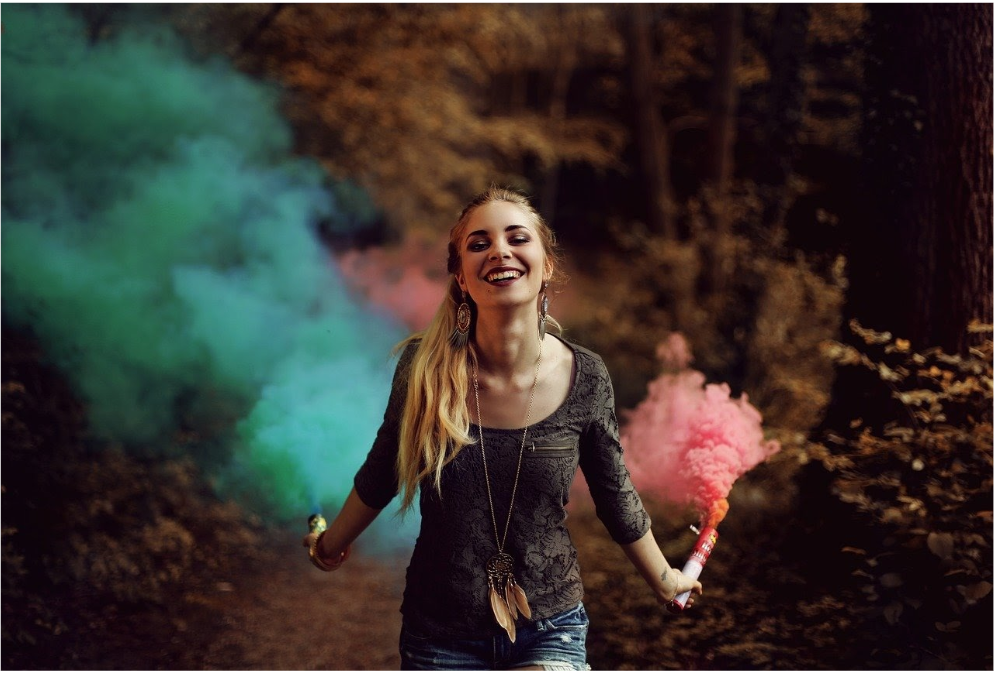
#> input picture exercise-02/woman-01.png, 994 x 673 px
$ jupyter execute atividade-02.ipynb
#> lines starting #> are read from the running program, lines starting #| are printed output that depends on the picture
[cell 1]
import cv2 as cv
import matplotlib.pyplot as plt

[cell 2]
classificador = cv.CascadeClassifier("/home/alison-ia/Documents/classificadores/haarcascade_frontalface_default.xml");

[cell 3]
woman_01 = cv.imread("woman-01.png")
#> woman_01 is the input picture: shape (673, 994, 3); mean B, G, R 44.8, 49.8, 56.3
woman_02 = cv.imread("woman-02.png")
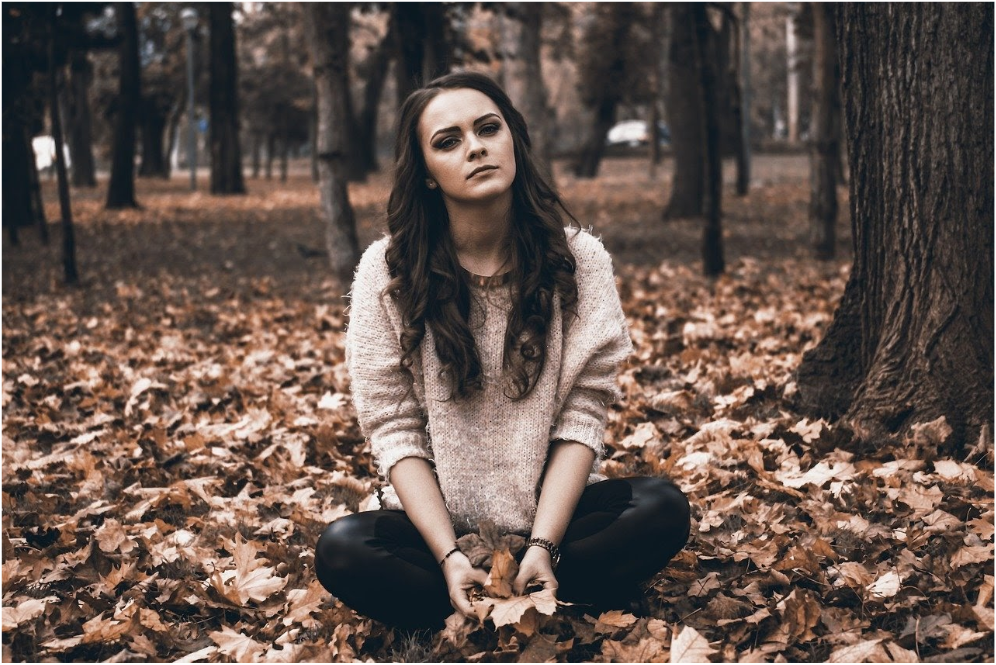
#> input picture exercise-02/woman-02.png, 996 x 665 px
#> woman_02 is the input picture: shape (665, 996, 3); mean B, G, R 77.5, 84.7, 100.6
woman_03 = cv.imread("woman-03.png")
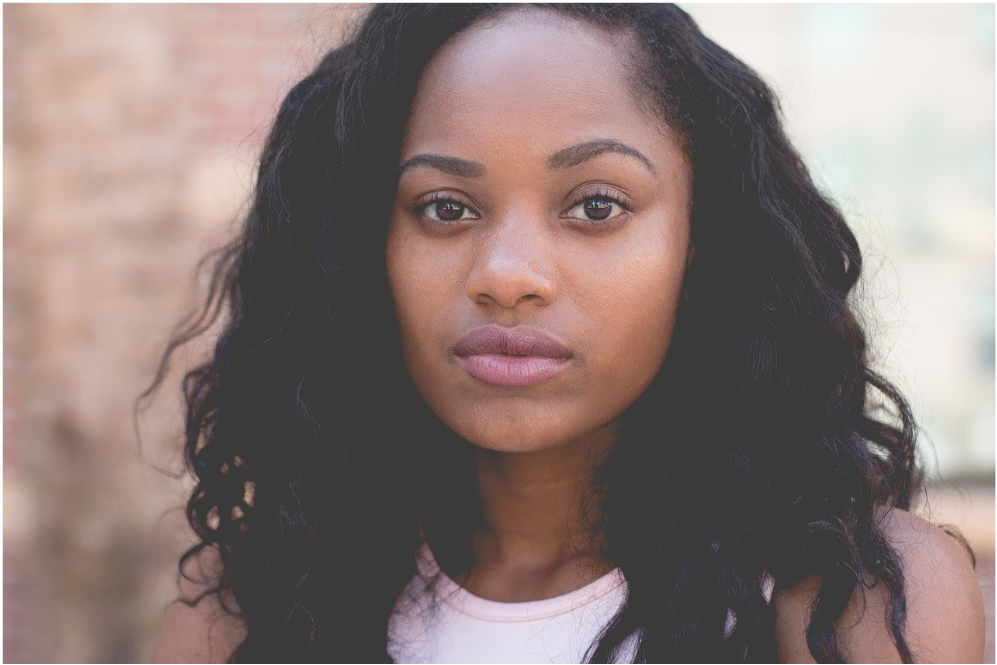
#> input picture exercise-02/woman-03.png, 997 x 665 px
#> woman_03 is the input picture: shape (665, 997, 3); mean B, G, R 119.7, 123.1, 139.4

woman_01 = cv.cvtColor(woman_01, cv.COLOR_BGR2RGB)
woman_02 = cv.cvtColor(woman_02, cv.COLOR_BGR2RGB)
woman_03 = cv.cvtColor(woman_03, cv.COLOR_BGR2RGB)

[cell 4]
plt.imshow(woman_01)

[cell 5]
plt.imshow(woman_02)

[cell 6]
plt.imshow(woman_03)

[cell 7]
## Woman 01

woman_01_gray = cv.cvtColor(woman_01, cv.COLOR_RGB2GRAY)
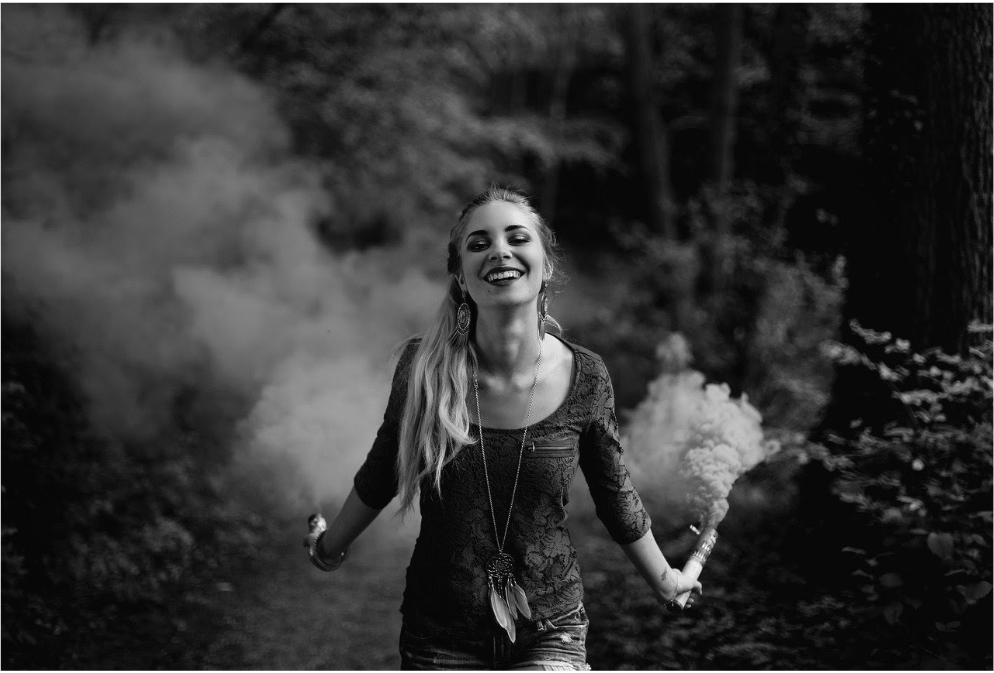
#> woman_01_gray: shape (673, 994); min 2, max 255, mean 51.2
woman_02_gray = cv.cvtColor(woman_02, cv.COLOR_RGB2GRAY)
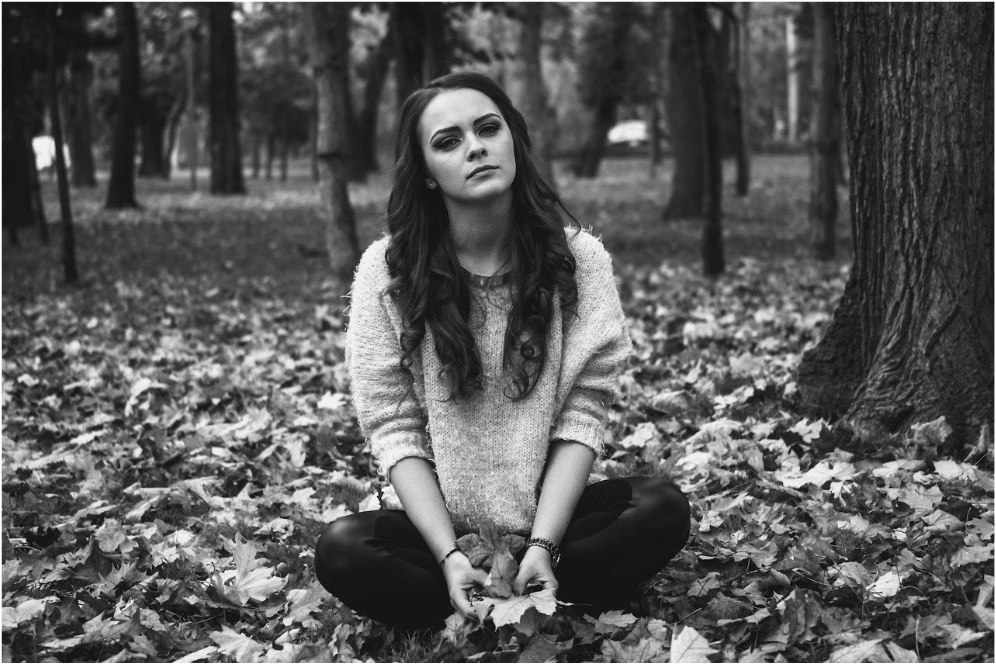
#> woman_02_gray: shape (665, 996); min 4, max 255, mean 88.6
woman_03_gray = cv.cvtColor(woman_03, cv.COLOR_RGB2GRAY)
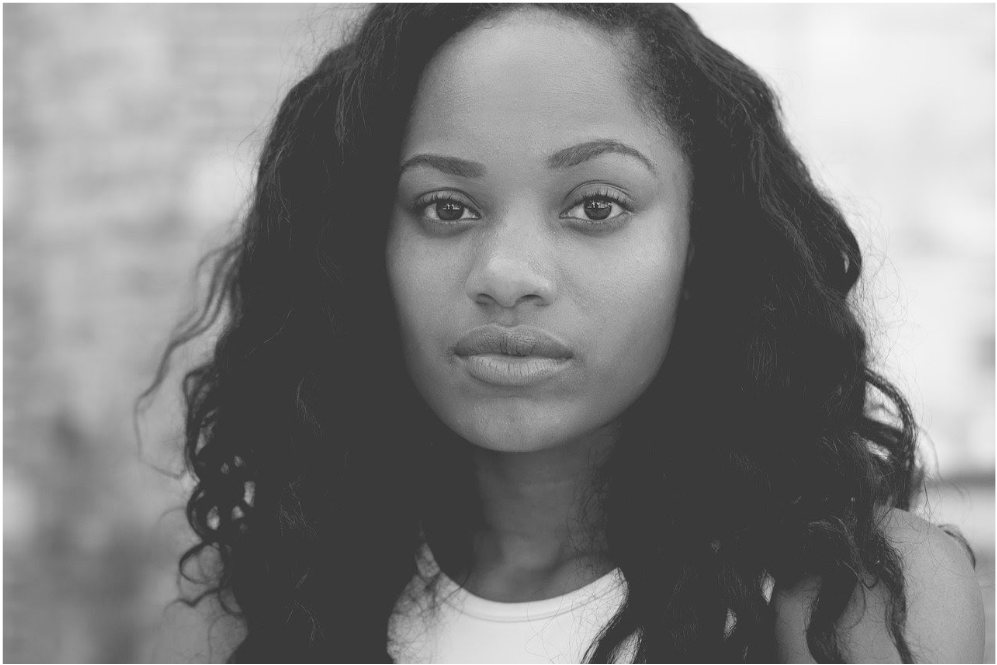
#> woman_03_gray: shape (665, 997); min 38, max 255, mean 127.6

[cell 8]
plt.imshow(woman_01_gray, cmap='gray')

[cell 9]
plt.imshow(woman_02_gray, cmap='gray')

[cell 10]
plt.imshow(woman_03_gray, cmap='gray')

[cell 11]
faces = []

[cell 12]
womans_gray = [woman_01_gray, woman_02_gray, woman_03_gray]

[cell 13]
for woman in womans_gray:
    faces.append(classificador.detectMultiScale(woman, 1.3, 5))
#> this loop made 3 passes
#> after the loop, faces = [[[449, 197, 100, 100]], [[408, 86, 124, 124]], [[324, 53, 388, 388]]]

[cell 14]
faces
#> Out has the same summary as faces

[cell 15]
images = [woman_01.copy(), woman_02.copy(), woman_03.copy()]
i = 0

for face in faces:
    for (x, y, w, h) in face:
        cv.rectangle(images[i], (x,y), (x+w,y+h), (255,255,0), 2)
        i+=1
#> this loop made 3 passes
#> after the loop, i = 3

[cell 16]
plt.imshow(images[2])
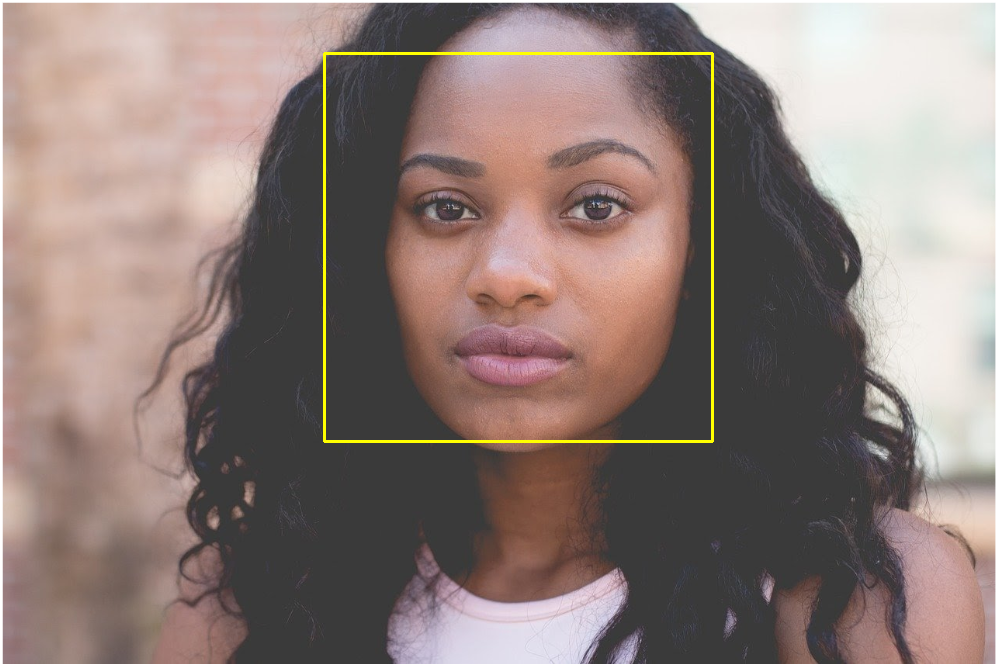
#> shown: shape (665, 997, 3); mean R, G, B 140.6, 124.3, 119.1

[cell 17]
for (x,y,w,h) in faces[0]:
    roi_1 = woman_01[y:y+h, x:x+w]
#> this loop made 1 pass
#> pass 1, `roi_1 = woman_01[y:y+h, x:x+w]`:
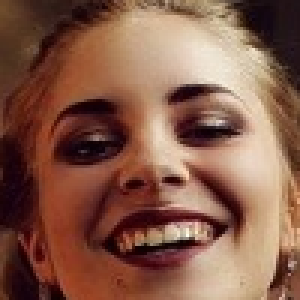
#> roi_1: shape (100, 100, 3) (shown 3 times larger); mean R, G, B 133.8, 91.4, 73.7

for (x,y,w,h) in faces[1]:
    roi_2 = woman_02[y:y+h, x:x+w]
#> this loop made 1 pass
#> pass 1, `roi_2 = woman_02[y:y+h, x:x+w]`:
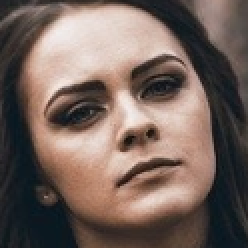
#> roi_2: shape (124, 124, 3) (shown 2 times larger); mean R, G, B 117.1, 99.9, 92.6

for (x,y,w,h) in faces[2]:
    roi_3 = woman_03[y:y+h, x:x+w]
#> this loop made 1 pass
#> pass 1, `roi_3 = woman_03[y:y+h, x:x+w]`:
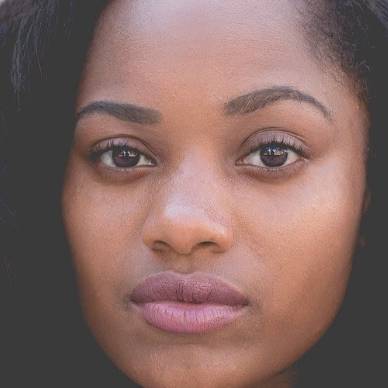
#> roi_3: shape (388, 388, 3); mean R, G, B 133.5, 104.4, 99.3

[cell 18]
plt.figure(figsize=(20,10))

plt.subplot(131)
plt.title("Pessoa 1")
plt.imshow(woman_01)

plt.subplot(132)
plt.title("Pessoa 2")
plt.imshow(woman_02)

plt.subplot(133)
plt.title("Pessoa 3")
plt.imshow(woman_03)

plt.show()

[cell 19]
plt.figure(figsize=(20,10))

plt.subplot(131)
plt.title("Pessoa 1")
plt.imshow(images[0])

plt.subplot(132)
plt.title("Pessoa 2")
plt.imshow(images[1])

plt.subplot(133)
plt.title("Pessoa 3")
plt.imshow(images[2])

plt.show()
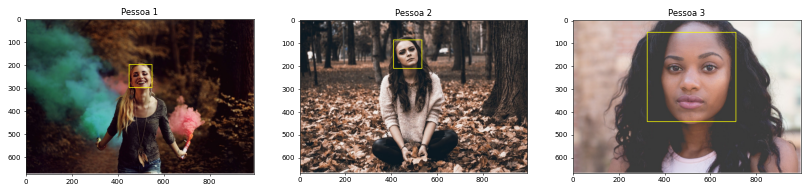
#> figure drawn by matplotlib, 3 panels

[cell 20]
plt.figure(figsize=(20,10))

plt.subplot(131)
plt.title("Pessoa 1")
plt.imshow(roi_1)

plt.subplot(132)
plt.title("Pessoa 2")
plt.imshow(roi_2)

plt.subplot(133)
plt.title("Pessoa 3")
plt.imshow(roi_3)

plt.show()

[cell 21]
cv.imwrite("images/roi_1.png", cv.cvtColor(roi_1, cv.COLOR_RGB2BGR))
cv.imwrite("images/roi_2.png", cv.cvtColor(roi_2, cv.COLOR_RGB2BGR))
cv.imwrite("images/roi_3.png", cv.cvtColor(roi_3, cv.COLOR_RGB2BGR))
#> Out = True
